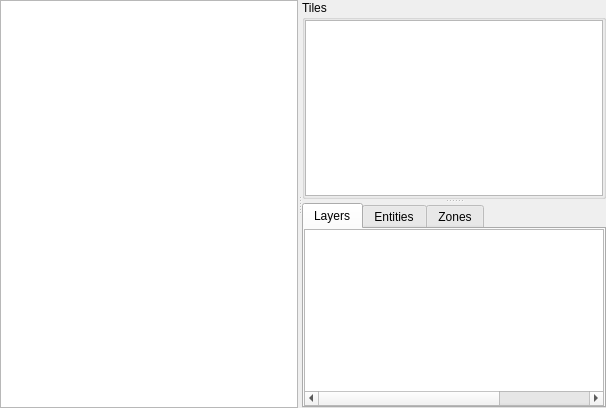
<?xml version="1.0" encoding="UTF-8"?>
<ui version="4.0">
 <class>MapEditor</class>
 <widget class="QWidget" name="MapEditor">
  <property name="geometry">
   <rect>
    <x>0</x>
    <y>0</y>
    <width>606</width>
    <height>408</height>
   </rect>
  </property>
  <property name="windowTitle">
   <string>Form</string>
  </property>
  <layout class="QVBoxLayout" name="verticalLayout_11">
   <property name="spacing">
    <number>0</number>
   </property>
   <property name="leftMargin">
    <number>0</number>
   </property>
   <property name="topMargin">
    <number>0</number>
   </property>
   <property name="rightMargin">
    <number>0</number>
   </property>
   <property name="bottomMargin">
    <number>0</number>
   </property>
   <item>
    <widget class="QSplitter" name="mainSplitter">
     <property name="orientation">
      <enum>Qt::Horizontal</enum>
     </property>
     <widget class="QWidget" name="verticalLayoutWidget">
      <layout class="QVBoxLayout" name="mapViewLayout">
       <property name="spacing">
        <number>0</number>
       </property>
       <item>
        <widget class="MapView" name="mapView">
         <property name="alignment">
          <set>Qt::AlignLeading|Qt::AlignLeft|Qt::AlignTop</set>
         </property>
        </widget>
       </item>
      </layout>
     </widget>
     <widget class="QSplitter" name="tilesSplitter">
      <property name="orientation">
       <enum>Qt::Vertical</enum>
      </property>
      <widget class="QGroupBox" name="tilesetBox">
       <property name="title">
        <string>Tiles</string>
       </property>
       <layout class="QVBoxLayout" name="verticalLayout">
        <property name="leftMargin">
         <number>0</number>
        </property>
        <property name="topMargin">
         <number>0</number>
        </property>
        <property name="rightMargin">
         <number>0</number>
        </property>
        <property name="bottomMargin">
         <number>0</number>
        </property>
        <item>
         <widget class="WrappedGraphicsView" name="tilesetView">
          <property name="alignment">
           <set>Qt::AlignLeading|Qt::AlignLeft|Qt::AlignTop</set>
          </property>
         </widget>
        </item>
       </layout>
      </widget>
      <widget class="QTabWidget" name="tabWidget">
       <property name="currentIndex">
        <number>0</number>
       </property>
       <widget class="QWidget" name="layersTab">
        <attribute name="title">
         <string>Layers</string>
        </attribute>
        <layout class="QVBoxLayout" name="verticalLayout_2">
         <property name="spacing">
          <number>0</number>
         </property>
         <property name="leftMargin">
          <number>0</number>
         </property>
         <property name="topMargin">
          <number>0</number>
         </property>
         <property name="rightMargin">
          <number>0</number>
         </property>
         <property name="bottomMargin">
          <number>0</number>
         </property>
         <item>
          <widget class="QTableWidget" name="layersTable">
           <property name="contextMenuPolicy">
            <enum>Qt::CustomContextMenu</enum>
           </property>
           <property name="selectionMode">
            <enum>QAbstractItemView::SingleSelection</enum>
           </property>
           <property name="selectionBehavior">
            <enum>QAbstractItemView::SelectRows</enum>
           </property>
           <property name="showGrid">
            <bool>false</bool>
           </property>
           <attribute name="horizontalHeaderVisible">
            <bool>false</bool>
           </attribute>
           <attribute name="verticalHeaderVisible">
            <bool>false</bool>
           </attribute>
           <column>
            <property name="text">
             <string>Show/Hide</string>
            </property>
           </column>
           <column>
            <property name="text">
             <string>Layer name</string>
            </property>
           </column>
           <column>
            <property name="text">
             <string>Delete</string>
            </property>
            <property name="textAlignment">
             <set>AlignCenter</set>
            </property>
           </column>
          </widget>
         </item>
        </layout>
       </widget>
       <widget class="QWidget" name="entitiesTab">
        <attribute name="title">
         <string>Entities</string>
        </attribute>
        <layout class="QVBoxLayout" name="verticalLayout_4">
         <property name="spacing">
          <number>0</number>
         </property>
         <property name="leftMargin">
          <number>0</number>
         </property>
         <property name="topMargin">
          <number>0</number>
         </property>
         <property name="rightMargin">
          <number>0</number>
         </property>
         <property name="bottomMargin">
          <number>0</number>
         </property>
         <item>
          <widget class="QTableWidget" name="entitiesTable">
           <property name="selectionMode">
            <enum>QAbstractItemView::SingleSelection</enum>
           </property>
           <property name="selectionBehavior">
            <enum>QAbstractItemView::SelectRows</enum>
           </property>
           <property name="showGrid">
            <bool>false</bool>
           </property>
           <attribute name="horizontalHeaderVisible">
            <bool>false</bool>
           </attribute>
           <attribute name="verticalHeaderVisible">
            <bool>false</bool>
           </attribute>
           <column>
            <property name="text">
             <string>Name</string>
            </property>
           </column>
           <column>
            <property name="text">
             <string>Spriteset</string>
            </property>
            <property name="textAlignment">
             <set>AlignTrailing|AlignVCenter</set>
            </property>
           </column>
           <column>
            <property name="text">
             <string>Change Spriteset</string>
            </property>
           </column>
          </widget>
         </item>
        </layout>
       </widget>
       <widget class="QWidget" name="zonesTab">
        <attribute name="title">
         <string>Zones</string>
        </attribute>
        <layout class="QVBoxLayout" name="verticalLayout_5">
         <property name="spacing">
          <number>0</number>
         </property>
         <property name="leftMargin">
          <number>0</number>
         </property>
         <property name="topMargin">
          <number>0</number>
         </property>
         <property name="rightMargin">
          <number>0</number>
         </property>
         <property name="bottomMargin">
          <number>0</number>
         </property>
         <item>
          <widget class="QTableWidget" name="zonesTable"/>
         </item>
        </layout>
       </widget>
      </widget>
     </widget>
    </widget>
   </item>
  </layout>
 </widget>
 <customwidgets>
  <customwidget>
   <class>MapView</class>
   <extends>QGraphicsView</extends>
   <header>widgets/map/mapview.h</header>
  </customwidget>
  <customwidget>
   <class>WrappedGraphicsView</class>
   <extends>QGraphicsView</extends>
   <header>widgets/wrappedgraphicsview.h</header>
  </customwidget>
 </customwidgets>
 <resources/>
 <connections/>
</ui>
